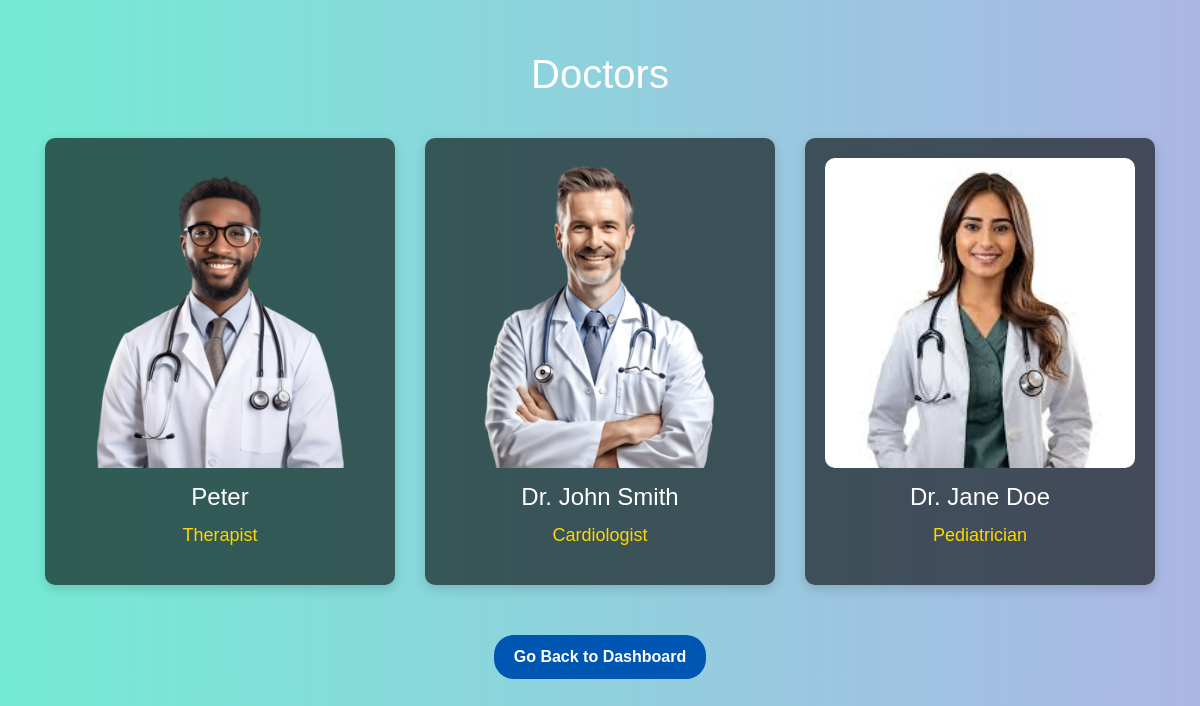
Screenshot of /doctors.php (signed in) with the database file from the repository.
### tables this page shows
CREATE TABLE `doctors` (
  `id` int(11) NOT NULL,
  `name` varchar(255) NOT NULL,
  `specialization` varchar(255) NOT NULL,
  `user_id` int(11) DEFAULT NULL,
  `phone` varchar(20) DEFAULT NULL,
  `email` varchar(255) DEFAULT NULL,
  `gender` enum('Male','Female','Other') DEFAULT NULL,
  `experience_years` int(11) DEFAULT NULL,
  `address` varchar(255) DEFAULT NULL,
  `image` varchar(255) DEFAULT NULL
);

### doctors.php (the view, shortened to what this page needs)
<?php
$servername = "localhost";
$username = "root";
$password = "";
$dbname = "doctor_appointment";
$conn = new mysqli($servername, $username, $password, $dbname);
$sqlDoctors = "SELECT d.id, d.name, d.specialization, d.image
                FROM doctors d";
$resultDoctors = $conn->query($sqlDoctors);
?>
<!DOCTYPE html>
<html lang="en">
<head>
    <link rel="stylesheet" href="https://stackpath.bootstrapcdn.com/bootstrap/4.5.2/css/bootstrap.min.css">
</head>
<body>
<div class="container">
    <h1 class="text-center">Doctors</h1>
    <div class="row">
        <?php if ($resultDoctors->num_rows > 0): ?>
            <?php while ($row = $resultDoctors->fetch_assoc()): ?>
                <div class="col-md-4">
                    <a href="doctor_details.php?id=<?php echo htmlentities($row['id']); ?>">
                        <div class="doctor-card">
                            <div class="doctor-image-wrapper">
                                <img src="uploads/<?php echo htmlentities($row['image']); ?>" alt="Doctor Image" class="doctor-image">
                            </div>
                            <h2 class="doctor-name"><?php echo htmlentities($row['name']); ?></h2>
                            <p class="doctor-specialization"><?php echo htmlentities($row['specialization']); ?></p>
                        </div>
                    </a>
                </div>
            <?php endwhile; ?>
        <?php else: ?>
            <div class="alert alert-warning text-center">No doctors found.</div>
        <?php endif; ?>
    </div>
    <div class="btn-container">
        <a href="dashboard.php" class="btn btn-back">Go Back to Dashboard</a>
    </div>
</div>
</body>
</html>

### doctors.php (style rules this page uses)
body { background: linear-gradient(to right, #74ebd5, #ACB6E5); color: #f8f9fa; font-family: 'Arial', sans-serif; }
h1 { margin-bottom: 40px; color: #ffffff; }
.container { margin-top: 50px; }
.doctor-card { background-color: rgba(0, 0, 0, 0.6); border-radius: 10px; overflow: hidden; text-align: center; color: white; padding: 20px; margin-bottom: 30px; box-shadow: 0 4px 12px rgba(0, 0, 0, 0.15); transition: transform 0.3s ease, background-color 0.3s ease; }
.doctor-image-wrapper { width: 100%; aspect-ratio: 1/1; overflow: hidden; border-radius: 10px; }
.doctor-image { width: 100%; height: 100%; object-fit: cover; }
.doctor-name { font-size: 24px; margin-top: 15px; color: #ffffff; }
.doctor-specialization { font-size: 18px; margin-top: 10px; color: #FFD700; }
a { text-decoration: none; color: inherit; }
.btn-back { background-color: #0056b3; color: white; border-radius: 20px; padding: 10px 20px; font-weight: bold; border: none; transition: all 0.3s ease; }
.btn-container { text-align: center; margin-top: 20px; }

### rows the page displays
doctors: image (picture), name "Peter", specialization "Therapist"
doctors: image (picture), name "Dr. John Smith", specialization "Cardiologist"
doctors: image (picture), name "Dr. Jane Doe", specialization "Pediatrician"
